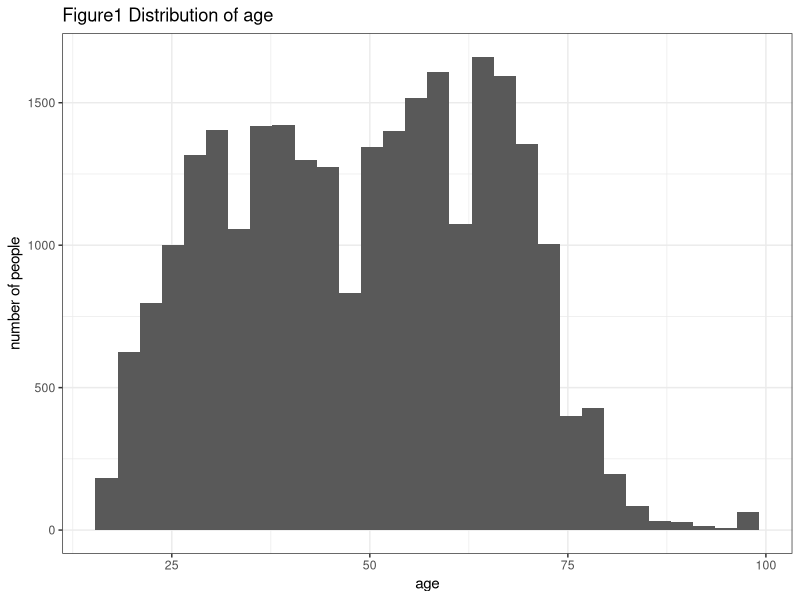
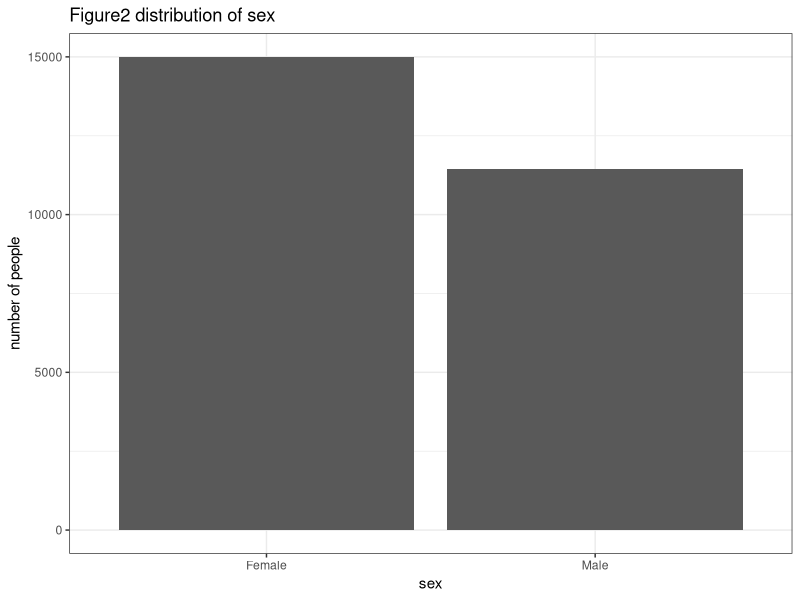

The R script that drew these images, in order:
## ---- chunk 1
knitr::opts_chunk$set(echo = FALSE)
## ---- chunk 2
library(haven)
library(tidyverse)
setwd("C:/Users/livia/Desktop/school/sta304/final")
eledata= read_csv("elecdata.csv")
gss_data = read_csv("gss18.csv")
## ---- chunk 3
eledata %>% 
  ggplot(aes(x = age)) + geom_histogram(bins = 30)+ theme_bw() + labs(x ="age", y = "number of people", title = "Figure1 Distribution of age") 
eledata %>% 
  ggplot(aes(SEX)) +
  geom_bar()+ theme_bw() + labs(x ="sex", y = "number of people", title = "Figure2 distribution of sex")
## ---- chunk 4

# Creating the Model
model1 <- glm(voteliberal ~ age + SEX, 
            data=eledata, family="binomial")
model2 <- glm(votecon ~ age + SEX, 
            data=eledata, family="binomial")

# Model Results (to Report in Results section)
summary(model1)
summary(model2)

## ---- chunk 5
glimpse(gss_data)
glimpse(eledata)
#vote for liberal party
gss_data$estimate <-
  model1 %>%
  predict(newdata = gss_data, type = "response")
glimpse(gss_data)

gss_data %>% 
  mutate(alp_predict_prop = estimate*n) %>%
  summarise(alp_predict = sum(alp_predict_prop)/sum(n))
#vote for conservative party
gss_data$estimate2 <-
  model2 %>%
  predict(newdata = gss_data, type = "response")
glimpse(gss_data)

gss_data %>% 
  mutate(alp_predict_prop = estimate2*n) %>%
  summarise(alp_predict = sum(alp_predict_prop)/sum(n))

